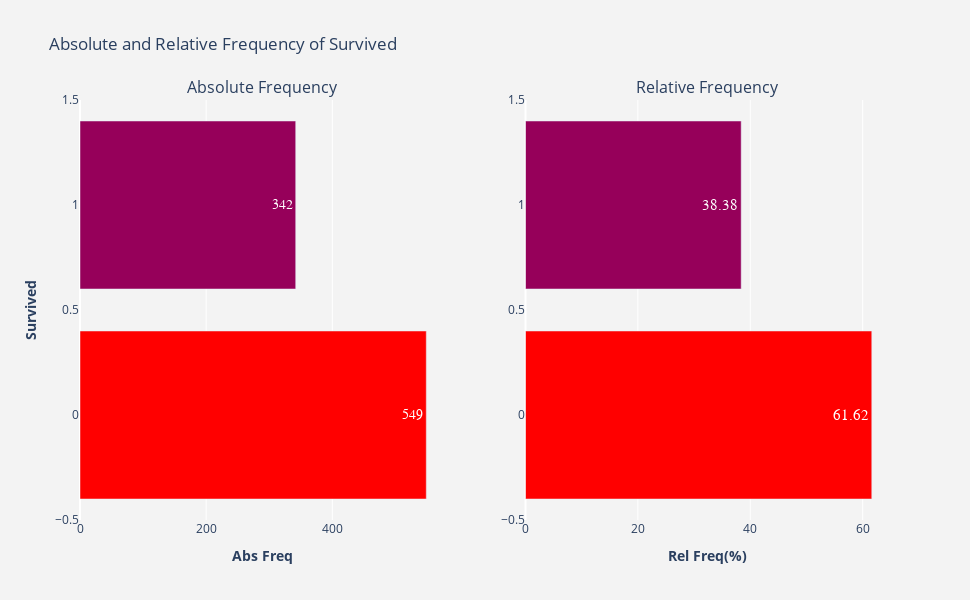

Here is the notebook cell this chart was saved with:
### Code cell
plotFrequency(train.Survived)

### Figure 1 — Plotly figure (JSON) as saved in the notebook; plotly's stock layout.template omitted (floating-point values rounded to 4 significant figures)
{"data": [{"hoverinfo": "x+y", "marker": {"color": [549, 342], "colorscale": [[0, "rgb(150,0,90)"], [0.125, "rgb(0,0,200)"], [0.25, "rgb(0,25,255)"], [0.375, "rgb(0,152,255)"], [0.5, "rgb(44,255,150)"], [0.625, "rgb(151,255,0)"], [0.75, "rgb(255,234,0)"], [0.875, "rgb(255,111,0)"], [1, "rgb(255,0,0)"]]}, "name": "Abs Freq", "orientation": "h", "text": [549, 342], "textfont": {"family": "sans serif", "size": 14}, "textposition": "auto", "type": "bar", "x": [549, 342], "xaxis": "x", "y": [0, 1], "yaxis": "y"}, {"hoverinfo": "x+y", "marker": {"color": [61.62, 38.38], "colorscale": [[0, "rgb(150,0,90)"], [0.125, "rgb(0,0,200)"], [0.25, "rgb(0,25,255)"], [0.375, "rgb(0,152,255)"], [0.5, "rgb(44,255,150)"], [0.625, "rgb(151,255,0)"], [0.75, "rgb(255,234,0)"], [0.875, "rgb(255,111,0)"], [1, "rgb(255,0,0)"]]}, "name": "Rel Freq(%)", "orientation": "h", "text": [61.62, 38.38], "textfont": {"family": "sans serif", "size": 15}, "textposition": "auto", "type": "bar", "x": [61.62, 38.38], "xaxis": "x2", "y": [0, 1], "yaxis": "y2"}], "layout": {"annotations": [{"font": {"size": 16}, "showarrow": false, "text": "Absolute Frequency", "x": 0.225, "xanchor": "center", "xref": "paper", "y": 1, "yanchor": "bottom", "yref": "paper"}, {"font": {"size": 16}, "showarrow": false, "text": "Relative Frequency", "x": 0.775, "xanchor": "center", "xref": "paper", "y": 1, "yanchor": "bottom", "yref": "paper"}], "height": 600, "hovermode": "closest", "paper_bgcolor": "rgb(243, 243, 243)", "plot_bgcolor": "rgb(243, 243, 243)", "showlegend": false, "title": {"text": "Absolute and Relative Frequency of Survived"}, "width": 970, "xaxis": {"anchor": "y", "domain": [0, 0.45], "title": {"text": "<b>Abs Freq</b>"}}, "xaxis2": {"anchor": "y2", "domain": [0.55, 1], "title": {"text": "<b>Rel Freq(%)</b>"}}, "yaxis": {"anchor": "x", "domain": [0, 1], "title": {"text": "<b>Survived</b>"}}, "yaxis2": {"anchor": "x2", "domain": [0, 1]}}}
